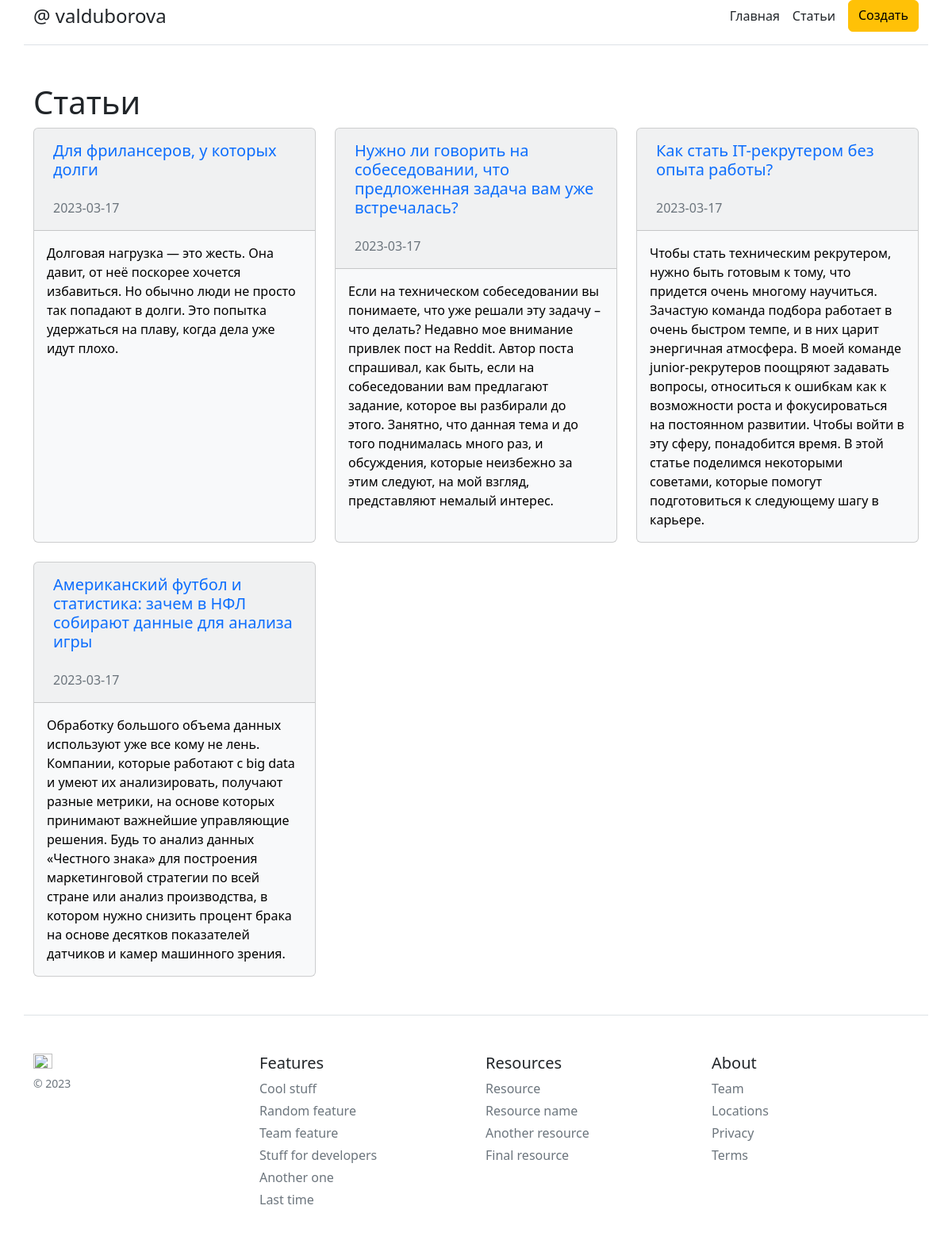
The page /posts on the database its author committed.
### models.py (models this page shows)
class Record(Base):
    __tablename__ = "Records"
    id = Column(Integer, primary_key=True)
    title = Column(String(100), nullable=False)
    intro = Column(String(300), nullable=False)
    text = Column(Text, nullable=False)
    date = Column(Date, default=datetime.utcnow)

### app.py (the view)
@app.route('/posts')
def posts():
    res = db.query(models.Record).order_by(models.Record.date.desc()).all()
    return render_template('posts.html', res=res)

### templates/posts.html (shortened to what this page needs)
{% extends 'default.html' %}
{% block body %}
    <div class="container mt-5">
        <h1>Статьи</h1>
        {% if res|length > 0 %}
        <div class="row row-cols-2 row-cols-md-3 g-4">
            {% for rec in res %}
             <div class="col"><div class="card text-bg-light h-100">
                 <div class="card-header">
                    <ul class="nav nav-pills card-header-pills">
                      <li class="nav-item">
                          <h5><a class="nav-link" href="/posts/{{rec.id}}">{{ rec.title }}</a></h5>
                      </li>
                      <li class="nav-item">
                        <a class="nav-link disabled">{{ rec.date }}</a>
                      </li>
                    </ul>
                 </div>
                 <div class="card-body">
                     <p class="card-text">{{ rec.intro }}</p>
                 </div>
             </div></div>
            {% endfor %}
        </div>
            {% else %}
            <p>У нас ещё нет статей на сайте</p>
            {% endif %}
    </div>
{% endblock %}

### templates/default.html (shortened to what this page needs)
<!doctype html>
<html lang="en">
<head>
    <link rel="stylesheet" href="https://cdn.jsdelivr.net/npm/bootstrap@5.2.3/dist/css/bootstrap.min.css">
</head>
<div class="container d-flex flex-column flex-md-row align-items-center pb-3 mb-4 border-bottom">
      <a href="/" class="d-flex align-items-center text-dark text-decoration-none">
          <span class="fs-4">@ valduborova</span>
      </a>
      <nav class="d-inline-flex mt-2 mt-md-0 ms-md-auto">
        <a class="me-3 py-2 text-dark text-decoration-none" href="/">Главная</a>
        <a class="me-3 py-2 text-dark text-decoration-none" href="/posts">Статьи</a>
        <a class="btn btn-warning" href="/create_article" >Создать</a>
      </nav>
    </div>
<body>
    {% block body %}{% endblock %}
</body>
<footer class="container pt-4 my-md-5 pt-md-5 border-top">
    <div class="row">
      <div class="col-12 col-md">
        <img class="mb-2" src="/docs/5.3/assets/brand/bootstrap-logo.svg" alt="" width="24" height="19">
        <small class="d-block mb-3 text-muted">© 2023</small>
      </div>
      <div class="col-6 col-md">
        <h5>Features</h5>
        <ul class="list-unstyled text-small">
          <li class="mb-1"><a class="link-secondary text-decoration-none" href="#">Cool stuff</a></li>
          <li class="mb-1"><a class="link-secondary text-decoration-none" href="#">Random feature</a></li>
          <li class="mb-1"><a class="link-secondary text-decoration-none" href="#">Team feature</a></li>
          <li class="mb-1"><a class="link-secondary text-decoration-none" href="#">Stuff for developers</a></li>
          <li class="mb-1"><a class="link-secondary text-decoration-none" href="#">Another one</a></li>
          <li class="mb-1"><a class="link-secondary text-decoration-none" href="#">Last time</a></li>
        </ul>
      </div>
      <div class="col-6 col-md">
        <h5>Resources</h5>
        <ul class="list-unstyled text-small">
          <li class="mb-1"><a class="link-secondary text-decoration-none" href="#">Resource</a></li>
          <li class="mb-1"><a class="link-secondary text-decoration-none" href="#">Resource name</a></li>
          <li class="mb-1"><a class="link-secondary text-decoration-none" href="#">Another resource</a></li>
          <li class="mb-1"><a class="link-secondary text-decoration-none" href="#">Final resource</a></li>
        </ul>
      </div>
      <div class="col-6 col-md">
        <h5>About</h5>
        <ul class="list-unstyled text-small">
          <li class="mb-1"><a class="link-secondary text-decoration-none" href="#">Team</a></li>
          <li class="mb-1"><a class="link-secondary text-decoration-none" href="#">Locations</a></li>
          <li class="mb-1"><a class="link-secondary text-decoration-none" href="#">Privacy</a></li>
          <li class="mb-1"><a class="link-secondary text-decoration-none" href="#">Terms</a></li>
        </ul>
      </div>
    </div>
  </footer>
</html>

### rows shown on the page
Record: title "Для фрилансеров, у которых долги", date "2023-03-17", intro "Долговая нагрузка — это жесть. Она давит, от неё поскорее хочется избавиться. Но обычно люди не просто так попадают в долги. Это попытка удержаться на плаву, когда дела уже идут плохо."
Record: title "Нужно ли говорить на собеседовании, что предложенная задача вам уже встречалась?", date "2023-03-17", intro "Если на техническом собеседовании вы понимаете, что уже решали эту задачу – что делать? Недавно мое внимание привлек пост на Reddit. Автор поста спрашивал, как быть, если на собеседовании вам предлагают задание, которое вы разбирали до этого. Занятно, что данная тема и до того поднималась много раз, и обсуждения, которые неизбежно за этим следуют, на мой взгляд, представляют немалый интерес."
Record: title "Как стать IT-рекрутером без опыта работы?", date "2023-03-17", intro "Чтобы стать техническим рекрутером, нужно быть готовым к тому, что придется очень многому научиться. Зачастую команда подбора работает в очень быстром темпе, и в них царит энергичная атмосфера. В моей команде junior-рекрутеров поощряют задавать вопросы, относиться к ошибкам как к возможности роста и фокусироваться на постоянном развитии. Чтобы войти в эту сферу, понадобится время. В этой статье поделимся некоторыми советами, которые помогут подготовиться к следующему шагу в карьере."
Record: title "Американский футбол и статистика: зачем в НФЛ собирают данные для анализа игры", date "2023-03-17", intro "Обработку большого объема данных используют уже все кому не лень. Компании, которые работают с big data и умеют их анализировать, получают разные метрики, на основе которых принимают важнейшие управляющие решения. Будь то анализ данных «Честного знака» для построения маркетинговой стратегии по всей стране или анализ производства, в котором нужно снизить процент брака на основе десятков показателей датчиков и камер машинного зрения."
